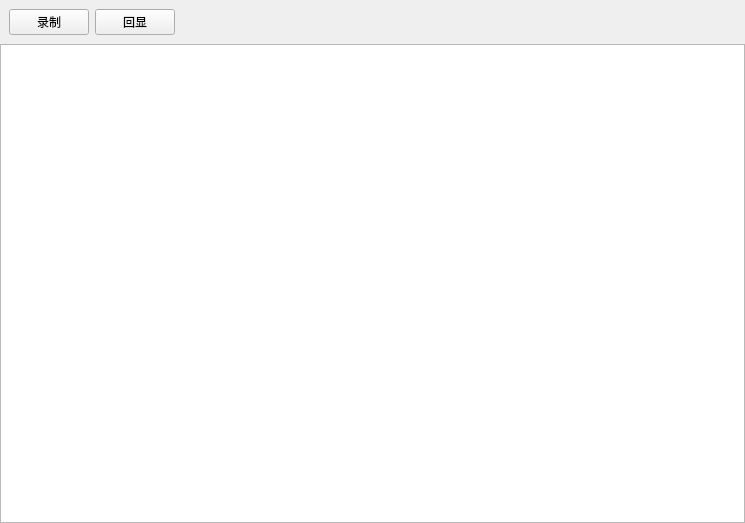
<?xml version="1.0" encoding="UTF-8"?>
<ui version="4.0">
 <class>frmRecordAV</class>
 <widget class="QWidget" name="frmRecordAV">
  <property name="geometry">
   <rect>
    <x>0</x>
    <y>0</y>
    <width>745</width>
    <height>523</height>
   </rect>
  </property>
  <property name="windowTitle">
   <string>Form</string>
  </property>
  <layout class="QVBoxLayout" name="verticalLayout">
   <property name="spacing">
    <number>0</number>
   </property>
   <property name="leftMargin">
    <number>0</number>
   </property>
   <property name="topMargin">
    <number>0</number>
   </property>
   <property name="rightMargin">
    <number>0</number>
   </property>
   <property name="bottomMargin">
    <number>0</number>
   </property>
   <item>
    <widget class="QWidget" name="widget" native="true">
     <layout class="QHBoxLayout" name="horizontalLayout">
      <property name="spacing">
       <number>0</number>
      </property>
      <property name="leftMargin">
       <number>0</number>
      </property>
      <property name="topMargin">
       <number>0</number>
      </property>
      <property name="rightMargin">
       <number>0</number>
      </property>
      <property name="bottomMargin">
       <number>0</number>
      </property>
      <item>
       <widget class="QWidget" name="widget_3" native="true">
        <layout class="QVBoxLayout" name="verticalLayout_2">
         <property name="spacing">
          <number>0</number>
         </property>
         <property name="leftMargin">
          <number>0</number>
         </property>
         <property name="topMargin">
          <number>0</number>
         </property>
         <property name="rightMargin">
          <number>0</number>
         </property>
         <property name="bottomMargin">
          <number>0</number>
         </property>
         <item>
          <widget class="QWidget" name="widget_11" native="true">
           <layout class="QHBoxLayout" name="horizontalLayout_6">
            <item>
             <widget class="QPushButton" name="btn_RecordFFmpeg">
              <property name="text">
               <string>录制</string>
              </property>
              <property name="checkable">
               <bool>true</bool>
              </property>
             </widget>
            </item>
            <item>
             <widget class="QPushButton" name="btn_Play">
              <property name="text">
               <string>回显</string>
              </property>
              <property name="checkable">
               <bool>true</bool>
              </property>
             </widget>
            </item>
            <item>
             <spacer name="horizontalSpacer">
              <property name="orientation">
               <enum>Qt::Horizontal</enum>
              </property>
              <property name="sizeHint" stdset="0">
               <size>
                <width>562</width>
                <height>20</height>
               </size>
              </property>
             </spacer>
            </item>
           </layout>
          </widget>
         </item>
         <item>
          <widget class="QStackedWidget" name="stackedWidget">
           <widget class="QWidget" name="page">
            <layout class="QVBoxLayout" name="verticalLayout_9">
             <property name="spacing">
              <number>0</number>
             </property>
             <property name="leftMargin">
              <number>0</number>
             </property>
             <property name="topMargin">
              <number>0</number>
             </property>
             <property name="rightMargin">
              <number>0</number>
             </property>
             <property name="bottomMargin">
              <number>0</number>
             </property>
             <item>
              <widget class="QWidget" name="widget_4" native="true">
               <layout class="QVBoxLayout" name="verticalLayout_3">
                <property name="spacing">
                 <number>0</number>
                </property>
                <property name="leftMargin">
                 <number>0</number>
                </property>
                <property name="topMargin">
                 <number>0</number>
                </property>
                <property name="rightMargin">
                 <number>0</number>
                </property>
                <property name="bottomMargin">
                 <number>0</number>
                </property>
                <item>
                 <widget class="QTableView" name="tableView"/>
                </item>
               </layout>
              </widget>
             </item>
            </layout>
           </widget>
           <widget class="QWidget" name="page_2">
            <layout class="QVBoxLayout" name="verticalLayout_7">
             <property name="leftMargin">
              <number>0</number>
             </property>
             <property name="topMargin">
              <number>0</number>
             </property>
             <property name="rightMargin">
              <number>0</number>
             </property>
             <property name="bottomMargin">
              <number>0</number>
             </property>
             <item>
              <widget class="QWidget" name="widget_5" native="true">
               <layout class="QHBoxLayout" name="horizontalLayout_3">
                <property name="spacing">
                 <number>6</number>
                </property>
                <property name="leftMargin">
                 <number>0</number>
                </property>
                <property name="topMargin">
                 <number>0</number>
                </property>
                <property name="rightMargin">
                 <number>0</number>
                </property>
                <property name="bottomMargin">
                 <number>0</number>
                </property>
                <item>
                 <widget class="QWidget" name="widget_2" native="true">
                  <layout class="QVBoxLayout" name="verticalLayout_10">
                   <property name="spacing">
                    <number>0</number>
                   </property>
                   <property name="leftMargin">
                    <number>0</number>
                   </property>
                   <property name="topMargin">
                    <number>0</number>
                   </property>
                   <property name="rightMargin">
                    <number>0</number>
                   </property>
                   <property name="bottomMargin">
                    <number>0</number>
                   </property>
                   <item>
                    <widget class="QWidget" name="widget_9" native="true">
                     <layout class="QVBoxLayout" name="verticalLayout_5">
                      <property name="leftMargin">
                       <number>0</number>
                      </property>
                      <property name="topMargin">
                       <number>0</number>
                      </property>
                      <property name="rightMargin">
                       <number>0</number>
                      </property>
                      <property name="bottomMargin">
                       <number>0</number>
                      </property>
                      <item>
                       <widget class="QWidget" name="widgetVideo" native="true">
                        <property name="sizePolicy">
                         <sizepolicy hsizetype="Expanding" vsizetype="Expanding">
                          <horstretch>0</horstretch>
                          <verstretch>0</verstretch>
                         </sizepolicy>
                        </property>
                        <property name="autoFillBackground">
                         <bool>true</bool>
                        </property>
                        <layout class="QVBoxLayout" name="verticalLayout_4">
                         <property name="leftMargin">
                          <number>2</number>
                         </property>
                         <property name="topMargin">
                          <number>2</number>
                         </property>
                         <property name="rightMargin">
                          <number>2</number>
                         </property>
                         <property name="bottomMargin">
                          <number>2</number>
                         </property>
                         <item>
                          <layout class="QGridLayout" name="gridLayout">
                           <property name="spacing">
                            <number>1</number>
                           </property>
                          </layout>
                         </item>
                        </layout>
                       </widget>
                      </item>
                      <item>
                       <widget class="QWidget" name="widgetSlider" native="true">
                        <property name="autoFillBackground">
                         <bool>true</bool>
                        </property>
                        <layout class="QHBoxLayout" name="horizontalLayout_2">
                         <property name="leftMargin">
                          <number>3</number>
                         </property>
                         <property name="topMargin">
                          <number>3</number>
                         </property>
                         <property name="rightMargin">
                          <number>3</number>
                         </property>
                         <property name="bottomMargin">
                          <number>3</number>
                         </property>
                         <item>
                          <widget class="QLabel" name="labTimePlay">
                           <property name="styleSheet">
                            <string notr="true"/>
                           </property>
                           <property name="text">
                            <string>00 : 00 : 00 : 00</string>
                           </property>
                           <property name="alignment">
                            <set>Qt::AlignCenter</set>
                           </property>
                          </widget>
                         </item>
                         <item>
                          <widget class="VlcSlider" name="sliderPosition">
                           <property name="cursor">
                            <cursorShape>PointingHandCursor</cursorShape>
                           </property>
                           <property name="mouseTracking">
                            <bool>true</bool>
                           </property>
                           <property name="contextMenuPolicy">
                            <enum>Qt::NoContextMenu</enum>
                           </property>
                           <property name="styleSheet">
                            <string notr="true"/>
                           </property>
                           <property name="orientation">
                            <enum>Qt::Horizontal</enum>
                           </property>
                           <property name="invertedAppearance">
                            <bool>false</bool>
                           </property>
                           <property name="invertedControls">
                            <bool>false</bool>
                           </property>
                          </widget>
                         </item>
                         <item>
                          <widget class="QPushButton" name="btnPlayVideo">
                           <property name="enabled">
                            <bool>true</bool>
                           </property>
                           <property name="styleSheet">
                            <string notr="true"/>
                           </property>
                           <property name="text">
                            <string/>
                           </property>
                           <property name="checkable">
                            <bool>true</bool>
                           </property>
                           <property name="checked">
                            <bool>false</bool>
                           </property>
                          </widget>
                         </item>
                         <item>
                          <widget class="QPushButton" name="btnStopVideo">
                           <property name="styleSheet">
                            <string notr="true"/>
                           </property>
                           <property name="text">
                            <string/>
                           </property>
                          </widget>
                         </item>
                         <item>
                          <widget class="QLabel" name="labTimeAll">
                           <property name="text">
                            <string>00 : 00 : 00 : 00</string>
                           </property>
                           <property name="alignment">
                            <set>Qt::AlignCenter</set>
                           </property>
                          </widget>
                         </item>
                        </layout>
                       </widget>
                      </item>
                     </layout>
                    </widget>
                   </item>
                  </layout>
                 </widget>
                </item>
                <item>
                 <widget class="QWidget" name="widgetRight" native="true">
                  <property name="minimumSize">
                   <size>
                    <width>300</width>
                    <height>0</height>
                   </size>
                  </property>
                  <property name="maximumSize">
                   <size>
                    <width>300</width>
                    <height>16777215</height>
                   </size>
                  </property>
                  <layout class="QVBoxLayout" name="verticalLayout_11">
                   <property name="spacing">
                    <number>0</number>
                   </property>
                   <property name="leftMargin">
                    <number>0</number>
                   </property>
                   <property name="topMargin">
                    <number>0</number>
                   </property>
                   <property name="rightMargin">
                    <number>0</number>
                   </property>
                   <property name="bottomMargin">
                    <number>0</number>
                   </property>
                   <item>
                    <widget class="QWidget" name="widget_10" native="true">
                     <layout class="QVBoxLayout" name="verticalLayout_15">
                      <property name="leftMargin">
                       <number>0</number>
                      </property>
                      <property name="topMargin">
                       <number>0</number>
                      </property>
                      <property name="rightMargin">
                       <number>0</number>
                      </property>
                      <property name="bottomMargin">
                       <number>0</number>
                      </property>
                      <item>
                       <widget class="QWidget" name="widget_6" native="true">
                        <layout class="QVBoxLayout" name="verticalLayout_6">
                         <property name="spacing">
                          <number>6</number>
                         </property>
                         <property name="leftMargin">
                          <number>0</number>
                         </property>
                         <property name="topMargin">
                          <number>0</number>
                         </property>
                         <property name="rightMargin">
                          <number>0</number>
                         </property>
                         <property name="bottomMargin">
                          <number>0</number>
                         </property>
                         <item>
                          <widget class="QWidget" name="widget_7" native="true">
                           <layout class="QHBoxLayout" name="horizontalLayout_4">
                            <property name="leftMargin">
                             <number>0</number>
                            </property>
                            <property name="topMargin">
                             <number>0</number>
                            </property>
                            <property name="rightMargin">
                             <number>0</number>
                            </property>
                            <property name="bottomMargin">
                             <number>0</number>
                            </property>
                            <item>
                             <widget class="QPushButton" name="btnSelect">
                              <property name="styleSheet">
                               <string notr="true"/>
                              </property>
                              <property name="text">
                               <string>选择文件夹</string>
                              </property>
                             </widget>
                            </item>
                            <item>
                             <spacer name="horizontalSpacer_2">
                              <property name="orientation">
                               <enum>Qt::Horizontal</enum>
                              </property>
                              <property name="sizeHint" stdset="0">
                               <size>
                                <width>40</width>
                                <height>20</height>
                               </size>
                              </property>
                             </spacer>
                            </item>
                           </layout>
                          </widget>
                         </item>
                         <item>
                          <widget class="QLineEdit" name="lineEdit_localfile">
                           <property name="styleSheet">
                            <string notr="true"/>
                           </property>
                          </widget>
                         </item>
                         <item>
                          <widget class="QWidget" name="widget_8" native="true">
                           <layout class="QHBoxLayout" name="horizontalLayout_5">
                            <property name="leftMargin">
                             <number>0</number>
                            </property>
                            <property name="topMargin">
                             <number>0</number>
                            </property>
                            <property name="rightMargin">
                             <number>0</number>
                            </property>
                            <property name="bottomMargin">
                             <number>0</number>
                            </property>
                            <item>
                             <widget class="QPushButton" name="btnDelete">
                              <property name="styleSheet">
                               <string notr="true"/>
                              </property>
                              <property name="text">
                               <string>删除</string>
                              </property>
                             </widget>
                            </item>
                            <item>
                             <widget class="QPushButton" name="btnClear">
                              <property name="styleSheet">
                               <string notr="true"/>
                              </property>
                              <property name="text">
                               <string>清空</string>
                              </property>
                             </widget>
                            </item>
                            <item>
                             <spacer name="horizontalSpacer_3">
                              <property name="orientation">
                               <enum>Qt::Horizontal</enum>
                              </property>
                              <property name="sizeHint" stdset="0">
                               <size>
                                <width>40</width>
                                <height>20</height>
                               </size>
                              </property>
                             </spacer>
                            </item>
                           </layout>
                          </widget>
                         </item>
                        </layout>
                       </widget>
                      </item>
                      <item>
                       <widget class="QLabel" name="labTip">
                        <property name="text">
                         <string/>
                        </property>
                       </widget>
                      </item>
                      <item>
                       <widget class="QWidget" name="widget_12" native="true">
                        <layout class="QVBoxLayout" name="verticalLayout_14">
                         <property name="spacing">
                          <number>0</number>
                         </property>
                         <property name="leftMargin">
                          <number>0</number>
                         </property>
                         <property name="topMargin">
                          <number>0</number>
                         </property>
                         <property name="rightMargin">
                          <number>0</number>
                         </property>
                         <property name="bottomMargin">
                          <number>0</number>
                         </property>
                         <item>
                          <widget class="QStackedWidget" name="stackedWidget_2">
                           <widget class="QWidget" name="page_3">
                            <layout class="QVBoxLayout" name="verticalLayout_8">
                             <property name="spacing">
                              <number>0</number>
                             </property>
                             <property name="leftMargin">
                              <number>0</number>
                             </property>
                             <property name="topMargin">
                              <number>0</number>
                             </property>
                             <property name="rightMargin">
                              <number>0</number>
                             </property>
                             <property name="bottomMargin">
                              <number>0</number>
                             </property>
                             <item>
                              <widget class="QListWidget" name="listWidget">
                               <property name="styleSheet">
                                <string notr="true"/>
                               </property>
                               <property name="horizontalScrollBarPolicy">
                                <enum>Qt::ScrollBarAlwaysOff</enum>
                               </property>
                              </widget>
                             </item>
                            </layout>
                           </widget>
                           <widget class="QWidget" name="page_4">
                            <layout class="QVBoxLayout" name="verticalLayout_13">
                             <property name="spacing">
                              <number>0</number>
                             </property>
                             <property name="leftMargin">
                              <number>0</number>
                             </property>
                             <property name="topMargin">
                              <number>0</number>
                             </property>
                             <property name="rightMargin">
                              <number>0</number>
                             </property>
                             <property name="bottomMargin">
                              <number>0</number>
                             </property>
                             <item>
                              <widget class="QWidget" name="widget_13" native="true">
                               <layout class="QVBoxLayout" name="verticalLayout_12">
                                <property name="spacing">
                                 <number>0</number>
                                </property>
                                <property name="leftMargin">
                                 <number>0</number>
                                </property>
                                <property name="topMargin">
                                 <number>0</number>
                                </property>
                                <property name="rightMargin">
                                 <number>0</number>
                                </property>
                                <property name="bottomMargin">
                                 <number>9</number>
                                </property>
                                <item>
                                 <layout class="QGridLayout" name="gridLayout_2"/>
                                </item>
                                <item>
                                 <spacer name="verticalSpacer">
                                  <property name="orientation">
                                   <enum>Qt::Vertical</enum>
                                  </property>
                                  <property name="sizeHint" stdset="0">
                                   <size>
                                    <width>20</width>
                                    <height>40</height>
                                   </size>
                                  </property>
                                 </spacer>
                                </item>
                               </layout>
                              </widget>
                             </item>
                            </layout>
                           </widget>
                          </widget>
                         </item>
                        </layout>
                       </widget>
                      </item>
                     </layout>
                    </widget>
                   </item>
                  </layout>
                 </widget>
                </item>
               </layout>
              </widget>
             </item>
            </layout>
           </widget>
          </widget>
         </item>
        </layout>
       </widget>
      </item>
     </layout>
    </widget>
   </item>
  </layout>
 </widget>
 <customwidgets>
  <customwidget>
   <class>VlcSlider</class>
   <extends>QSlider</extends>
   <header>vlcslider.h</header>
  </customwidget>
 </customwidgets>
 <resources/>
 <connections/>
</ui>
